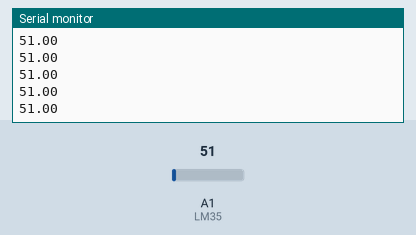
A sketch run on a simulated Arduino Uno, built with avr-gcc and run on an emulated ATmega328P. Parts: the last lines printed to the serial monitor. The test bench sets the inputs (shaded band); at power-on: A1 (LM35) = 51.

Above: at 1.2 s.
1.3 s: A1 (LM35) set to 61
At 1.31 s:
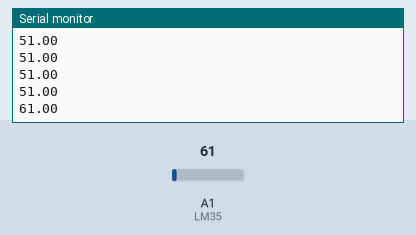
2.8 s: A1 (LM35) set to 71
At 2.82 s:
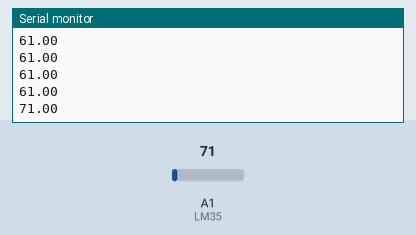
Timing chart, 0 to 5.8 s (numbered marks = the images above; inputs shaded):
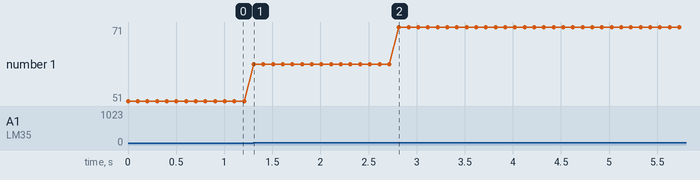

Measured:
- after the input at 1.3 s, the serial monitor: prints a new line at once (image 1)
- after the input at 2.8 s, the serial monitor: prints a new line at once (image 2)
- plotted number 1: 51 → 61 after the input at 1.3 s, 61 → 71 after the input at 2.8 s

The sketch:

TempSensor.ino
```cpp
/* Coleta de Dados - Trabalho de Fisica 4
 * Miguel Pessoa
 * Leitura de Sensor de Temperatura e Luminosidade
 * Rele para ativar luz incandescente AC 120V
 * Salva resultado em Arquivo
*/

// After collect the data we need to change it for Celsius
// Temp in Celsius
// temperatura = (float(analogRead(LM35))*5/(1023))/0.01
#define aref_voltage 3.3

const int LM35 = A1;
float tempReading;

void setup() {
  Serial.begin(9600);
}

void loop() {

    tempReading = float(analogRead(LM35));
    //Print the voltage
    //value will be read from Matlab to get rhe values.
    Serial.println(tempReading);

    delay(100);
}
```
